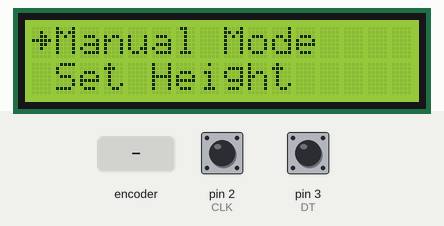
Recording of a sketch running on a simulated Arduino Uno, built with avr-gcc and run on an emulated ATmega328P. On the bench: 16×2 character LCD. The inputs (shaded band) are chosen by the test bench; at power-on: pin 2 (CLK) HIGH, pin 3 (DT) HIGH.

Above: at 1.2 s.
1.3 s: rotary encoder on pin 2 (CLK) / pin 3 (DT) turned 2 steps (second pin leading)
At 1.47 s:
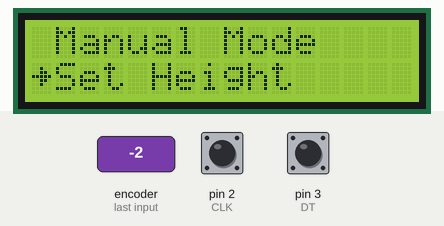
At 2.8 s:
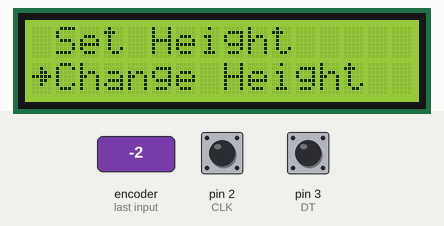
3.2 s: rotary encoder on pin 2 (CLK) / pin 3 (DT) turned 1 step (first pin leading)
At 4.4 s:
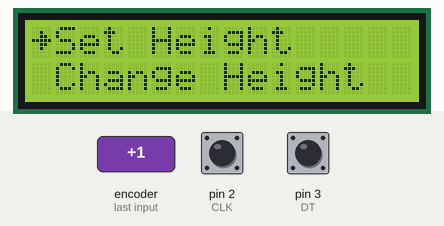
Timing chart, 0 to 6.2 s (numbered marks = the images above; inputs shaded):
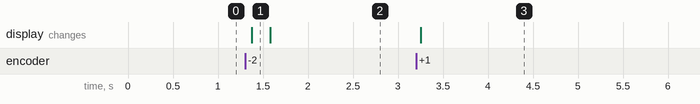

Measured:
- after the input at 1.3 s, the display: changes after 0.08 s (image 1)
- after the input at 3.2 s, the display: changes after 0.05 s (image 3)

The sketch:

RouterLift.ino
```cpp
#include <LiquidCrystal.h>

// Rotary Encoder Declarations
const int CLK = 2, DT = 3;
int counter = 0;
int lastCounter = 0;
int counterMax;
int stateCLK;
int lastStateCLK;

// LCD Declarations
const int RS = 7, EN = 8, D4 = 9, D5 = 10, D6 = 11, D7 = 12;
LiquidCrystal lcd(RS, EN, D4, D5, D6, D7);
uint8_t arrow[8] = {0x0, 0x04, 0x06, 0x1f, 0x06, 0x04, 0x00, 0x00};

// Menu Declarations
String mainMenu[] = {"Manual Mode", "Set Height", "Change Height"};
int mainMenuCounterMax = sizeof(mainMenu) / sizeof(mainMenu[0]) - 1;

int arrowPos;

void setup() {
  Serial.begin(9600);

  // Rotary Encoder Setup
  pinMode(CLK, INPUT);
  pinMode(DT, INPUT);

  lastStateCLK = digitalRead(CLK);

  attachInterrupt(0, updateEncoder, CHANGE);
  attachInterrupt(1, updateEncoder, CHANGE);

  // LCD Setup
  lcd.begin(16, 2);
  lcd.createChar(1, arrow);

  counter = 0;
  counterMax = mainMenuCounterMax;
  print(0, mainMenu[0]);
  print(1, mainMenu[1]);
  arrowPos = moveArrow(0);
}

void loop() {
  if (counter > lastCounter) {
    if (arrowPos == 0) {
      arrowPos = moveArrow(1);
    } else {
      print(0, mainMenu[1]);
      print(1, mainMenu[2]);
    }
    lastCounter = counter;
  } else if (counter < lastCounter) {
    if (arrowPos == 1) {
      arrowPos = moveArrow(0);
    } else {
      print(0, mainMenu[0]);
      print(1, mainMenu[1]);
    }
    lastCounter = counter;
  }
}

int moveArrow(bool line) {
  if (line) {
    lcd.setCursor(0, 0);
    lcd.print(' ');
    lcd.setCursor(0, 1);
    lcd.write(1);
  } else {
    lcd.setCursor(0, 1);
    lcd.print(' ');
    lcd.setCursor(0, 0);
    lcd.write(1);
  }
  return int(line);
}

void print(bool line, String text) {
  String spaces = "";
  if (text.length() < 15) {
    for (int i = 0; i < (15 - text.length()); i++) {
      spaces += " ";
    }
  }

  if (line) {
    lcd.setCursor(1, 1);
    lcd.print(text + spaces);
  } else {
    lcd.setCursor(1, 0);
    lcd.print(text + spaces);
  }
}

void updateEncoder() {
  stateCLK = digitalRead(CLK);

  if (stateCLK != lastStateCLK && stateCLK == 1) {
    if (digitalRead(DT) != stateCLK) {
      counter--;
    } else {
      counter++;
    }

    counter = constrain(counter, 0, counterMax);
  }

  lastStateCLK = stateCLK;
}
```
